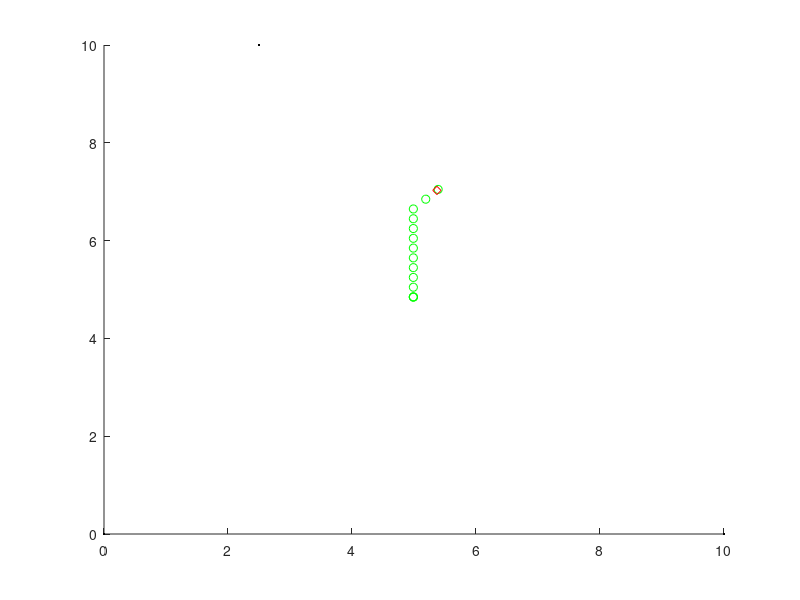

Here is the MATLAB script that generated this plot: (Note: this script raises an error after producing the figure.)
close all;

% Cleanup
% clear all;
% close all;
% % ------------------------------------------------------------------------
% Initialization
D = 10; % dimensions of a room
nRx = 3; % Number of receivers
nTx = 1; % Number of emitters
dim = 2; % Number of dimensions for the problem
% Rx = D*rand(nRx, dim); % Rx locations x, y in meters
% Rx = abs(Rx); % only pos coordinates
Tx = D*rand(nTx, dim); % Tx location x, y in meters
Tx = abs(Tx); % only pos coordinates
c = 299792458; % speed of light in m/s
Sample_Rate = 1400000000;
% 
% Rx receiver positions
Rx = [0,0;D,0;.25*D,D];
real = Tx;
calculated = zeros(1,2);

% % ------------------------------------------------------------------------
% TDOA
% % ------------------------------------------------------------------------

for i=1:1:14 % Simulation steps
    % i = 1;
    if (D-Tx(1)>Tx(1)-0)
        Tx(1)=Tx(1)+0.2;
    end
    if (D-Tx(1)<Tx(1)-0)
        Tx(1)=Tx(1)-0.2;
    end
    if (D-Tx(2)>Tx(2)-0)
        Tx(2)=Tx(2)+0.2;
    end
    if (D-Tx(2)<Tx(2)-0)
        Tx(2)=Tx(2)-0.2;
    end
    real(i,:) = Tx;
    
% time inputs
% time1; time2; time3;
% distance1 = time1*c; distance2 = time2*c; distance3 = time3*c;

% Time = Distance / c
% Distance formula sqrt((x1-x)^2 + (y1-y)^2)
distance1 = sqrt((Rx(1,1) - Tx(1))^2 + (Rx(1,2) - Tx(2))^2); % example distance
% time1 = distance1/c;
% Distance formula sqrt((x2-x)^2 + (y2-y)^2)
distance2 = sqrt((Rx(2,1) - Tx(1))^2 + (Rx(2,2) - Tx(2))^2); % example distance
% time2 = distance2/c;
% Distance formula sqrt((x3-x)^2 + (y3-y)^2)
distance3 = sqrt((Rx(3,1) - Tx(1))^2 + (Rx(3,2) - Tx(2))^2); % example distance
% time3 = distance3/c;

% distance difference
delta_r12 = distance2 - distance1;
delta_r13 = distance3 - distance1;

% calculate delays
delay_r12 = delta_r12 / c;
delay_r13 = delta_r13 / c;

% 
% % distance difference using times
% delta_r12 = c*(time2 - time1);
% delta_r13 = c*(time3 - time1);
% 
% t12 = delta_r12 / c;
% t13 = delta_r13 / c;
% t23 = delta_r23 / c;

% % ------------------------------------------------------------------------
% Cross - correlation
% % ------------------------------------------------------------------------

lag_r12 = delay_r12 * Sample_Rate;
lag_r13 = delay_r13 * Sample_Rate;

lag_r12 = round(lag_r12);
lag_r13 = round(lag_r13);

% Generate signals
% Define parameters
fs = 44100; % Sampling frequency (Hz)
duration = 1; % Duration of the signal in seconds
f_tone = 1000; % Frequency of the tone (Hz)
amplitude = 1; % Amplitude of the tone
noise_level = 0.2; % Level of random noise

t = linspace(0, duration, fs * duration);
tone_signal = amplitude * sin(2 * pi * f_tone * t);
noise = noise_level * randn(1, length(t));
signal_with_noise = tone_signal + noise;
Signal = signal_with_noise;

% Input readings for real scenario
% Rx1 = 
% Rx2 = 
% Rx3 = 

max_lag = 0;

if(lag_r12<0&&lag_r13<0)
    if(abs(lag_r12)>abs(lag_r13))
        max_lag = lag_r12;
        Rx2 = Signal;
        Rx1 = [zeros(1,abs(max_lag)),Rx2];
        Rx3 = [zeros(1,abs(max_lag)-abs(lag_r13)),Rx2];
    elseif(abs(lag_r13)>abs(lag_r12))
        max_lag = lag_r13;
        Rx3 = Signal;
        Rx1 = [zeros(1,abs(max_lag)),Rx3];
        Rx2 = [zeros(1,abs(max_lag)-abs(lag_r12)),Rx3];
    end
elseif (lag_r12<0&&lag_r13>=0)
    Rx2 = Signal;
    Rx1 = [zeros(1,abs(lag_r12)),Rx2];
    Rx3 = [zeros(1,lag_r12),Rx1];
elseif (lag_r12>=0&&lag_r13<0)
    Rx3 = Signal;
    Rx1 = [zeros(1,abs(lag_r13)),Rx3];
    Rx2 = [zeros(1,lag_r12),Rx1];
else
    Rx1 = Signal;
    Rx2 = [zeros(1,lag_r12),Rx1];
    Rx3 = [zeros(1,lag_r13),Rx1];
end


% Perform cross-correlation
[correlation, lag] = xcorr(Rx2, Rx1);
[correlation2, lag2] = xcorr(Rx3, Rx1);

% Find the index of the maximum correlation value
[~, idx] = max(correlation);
[~, idx2] = max(correlation2);

% Calculate the time shift
lag = lag(idx);
lag2 = lag2(idx2);

% calculate delay

delay_r12 = lag/Sample_Rate;
delay_r13 = lag2/Sample_Rate;

% calculate distance
delta_r12 = c * delay_r12;
delta_r13 = c * delay_r13;

% Lag represents the time difference in number of samples

% disp(['Maximum cross-correlation value: ' num2str(max_corr)]);
disp(['Lag between signals: ' num2str(lag) ' Samples']);
disp(['Lag between Rx12: ' num2str(lag_r12) ' Samples']);
% delay = lag/Sample_Rate;
% disp(['Delay between signals: ' num2str(delay) ' seconds']);
% disp(['Maximum cross-correlation value 2: ' num2str(max_corr2)]);
disp(['Lag between signals 2: ' num2str(lag2) ' Samples']);
disp(['Lag between Rx13: ' num2str(lag_r13) ' Samples']);
% delay2 = lag2/Sample_Rate;
% disp(['Delay between signals 2: ' num2str(delay2) ' seconds']);


% ------------------------------------------------------------------------
% Least Squares Method
% Define the objective function

objective = @(xy) [
    sqrt((Rx(2,1) - xy(1))^2 + (Rx(2,2) - xy(2))^2) - sqrt((Rx(1,1) - xy(1))^2 + (Rx(1,2) - xy(2))^2) - delta_r12;
    sqrt((Rx(3,1) - xy(1))^2 + (Rx(3,2) - xy(2))^2) - sqrt((Rx(1,1) - xy(1))^2 + (Rx(1,2) - xy(2))^2) - delta_r13
];
tic;


    % Initial guess for transmitter position
    x0 = [D*rand(), D*rand()]; % Random initial guess within the room dimensions
    
    % Use least squares optimization to minimize the objective function
    % options = optimset('Display','iter');
    transmitter_position = lsqnonlin(objective, x0, [], []);
    calculated(i,:) = transmitter_position;
    x = transmitter_position(1);
    y = transmitter_position(2);
    ls = toc;


% disp('Estimated source position:');
% disp(brute_force);
% disp('Actual source position:');
% disp(Tx);
% disp('Error:');
% disp(abs(sqrt((Tx(1) - brute_force(1))^2 + (Tx(2) - brute_force(2))^2)));
% disp(['Brute Force approach took: ', num2str(bf), ' seconds']);

disp('Estimated source position:');
disp([x y]);
disp('Actual source position:');
disp(Tx);
disp('Error:');
format longg;
disp(abs(sqrt((Tx(1) - x)^2 + (Tx(2) - y)^2)));
disp(['Least Squares approach took: ', num2str(ls), ' seconds']);
end

for i= 1:1:14
pause(0.70);

figure(1); clf; hold on;

p(1) = plot(Rx(1,1), Rx(1,2), 'k.');
p(2) = plot(Rx(2,1), Rx(2,2), 'k.');
p(3) = plot(Rx(3,1), Rx(3,2), 'k.');
p(4) = plot(real(:,1), real(:,2), 'go'); % Actual Tx position

% ------------------------------------------------------------------------
% Plot the results

% Rx positions
% figure(1); clf; hold on;
% zfun = @(x,y) sqrt((Rx(2,1) - x).^2 + (Rx(2,2) - y).^2) - sqrt((Rx(1,1) - x).^2 + (Rx(1,2) - y).^2);
% zfun2 = @(x,y) sqrt((Rx(3,1) - x)^2 + (Rx(3,2) - y)^2) - sqrt((Rx(1,1) - x)^2 + (Rx(1,2) - y)^2);
% zfun3 = @(x,y) sqrt((Rx(3,1) - x)^2 + (Rx(3,2) - y)^2) - sqrt((Rx(2,1) - x)^2 + (Rx(2,2) - y)^2);
% 
% fcontour(zfun, 'LineColor', 'b', 'LevelList', 2, 'LineWidth', 1, 'LineStyle', '--');
% fcontour(zfun2, 'LineColor', 'b', 'LevelList', 4, 'LineWidth', 1, 'LineStyle', '--');
% fcontour(zfun3, 'LineColor', 'b', 'LevelList', -2, 'LineWidth', 1, 'LineStyle', '--');

% 
% p(1) = plot(Rx(1,1), Rx(1,2), 'k.');
% p(2) = plot(Rx(2,1), Rx(2,2), 'k.');
% p(3) = plot(Rx(3,1), Rx(3,2), 'k.');

% Tx position
% p(4) = plot(calculated(:,1), calculated(:,2), 'go'); % Actual Tx position

p(5) = plot(calculated(i,1),calculated(i,2), 'rdiamond'); % Calculated Tx position

p(1).MarkerSize = 20;
p(2).MarkerSize = 20;
p(3).MarkerSize = 20;
p(4).MarkerSize = 6; p(4).LineWidth = 1.5;
p(5).MarkerSize = 6; p(5).LineWidth = 1.5;

xlabel('X-axis (meters)');
ylabel('Y-axis (meters)');
title('Time Difference of Arrival');

% Plot lines for fun

L1 = line([Rx(1,1) calculated(i,1)], [Rx(1,2) calculated(i,2)], 'Color', 'blue', 'LineStyle', '--');
L2 = line([Rx(2,1) calculated(i,1)], [Rx(2,2) calculated(i,2)], 'Color', 'blue', 'LineStyle', '--');
L3 = line([Rx(3,1) calculated(i,1)], [Rx(3,2) calculated(i,2)], 'Color', 'blue', 'LineStyle', '--');

% legend([p(1), p(2), p(3), p(4), p(5)], 'Rx 1', 'Rx 2', 'Rx 3', 'Tx Actual', 'Tx Calculated', 'NumColumns', 1);

hold off;
end
% % Find all values which the difference between distance 1 and distance 2 is
% 


